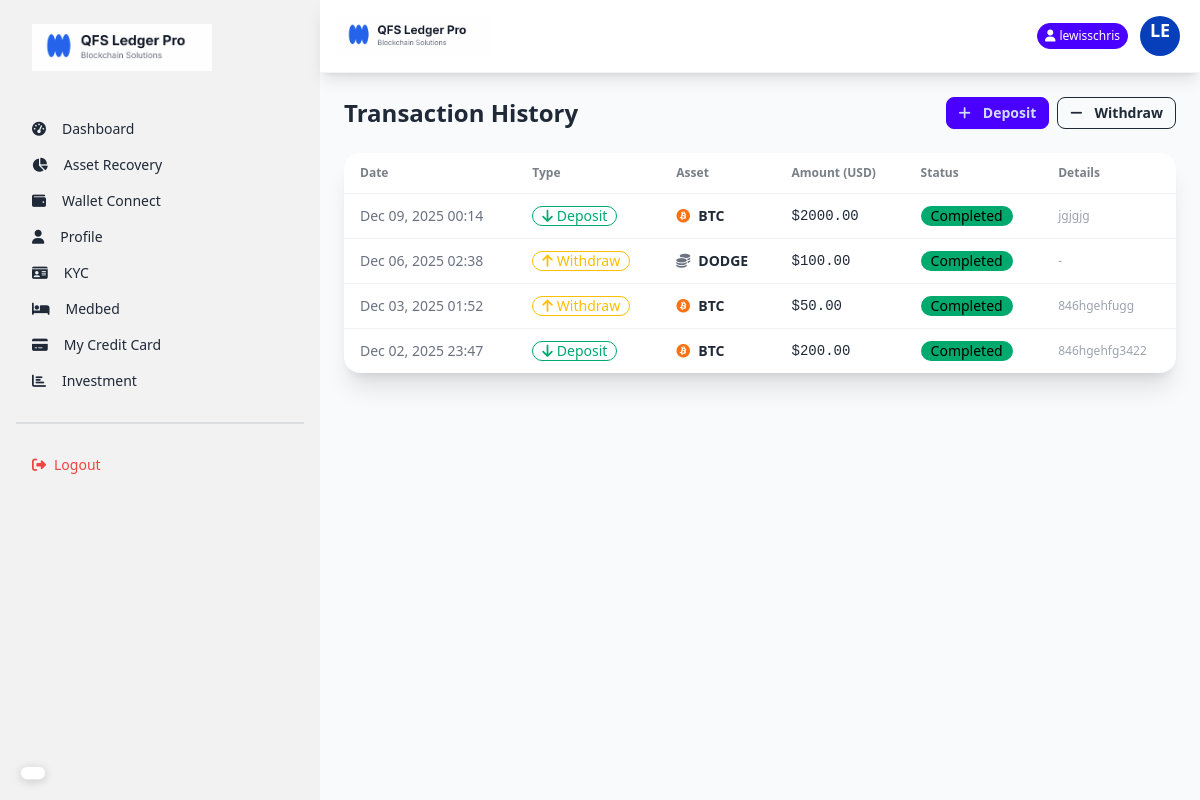
Page /transactions/ (signed in) on the committed database.
### core/models.py (models this page shows, shortened)
class Deposit(models.Model):
    user = models.ForeignKey(User, on_delete=models.CASCADE)
    cryptocurrency = models.ForeignKey(Crytocurrency, on_delete=models.CASCADE)
    amount_in_usd = models.DecimalField(max_digits=20, decimal_places=2)  # Only USD amount
    admin_wallet = models.ForeignKey(AdminWallet, on_delete=models.CASCADE, null=True, blank=True)  # Wallet user deposited to
    tx_hash = models.CharField(max_length=255, blank=True, null=True)  # Transaction hash from blockchain
    status = models.CharField(max_length=20, default='pending', choices=DEPOSIT_STATUS_CHOICES)
    created_at = models.DateTimeField(auto_now_add=True)
    updated_at = models.DateTimeField(auto_now=True)

class Crytocurrency(models.Model):
    name = models.CharField(max_length=50)
    symbol = models.CharField(max_length=10)
    logo = models.ImageField(upload_to='crypto_logos/', blank=True, null=True)
    coin_price = models.DecimalField(max_digits=20, decimal_places=2)
    market_percentage = models.DecimalField(max_digits=5, decimal_places=2)
    created_at = models.DateTimeField(auto_now_add=True)
    def get_icon_class(self):
        icon_map = {
            'BTC': 'fab fa-bitcoin text-orange-500',
            'ETH': 'fab fa-ethereum text-purple-500',
            'BNB': 'fab fa-bnb text-yellow-500',
            'XRP': 'fas fa-x text-black',
            'ADA': 'fab fa-ada text-blue-500',
            'DOGE': 'fab fa-dogecoin text-yellow-400',
        }
        return icon_map.get(self.symbol, 'fas fa-coins text-gray-500')

class Withdrawal(models.Model):
    user = models.ForeignKey(User, on_delete=models.CASCADE)
    cryptocurrency = models.ForeignKey(Crytocurrency, on_delete=models.CASCADE)
    amount_in_usd = models.DecimalField(max_digits=20, decimal_places=2)  # Only USD amount
    user_wallet_address = models.CharField(max_length=255)  # User's external wallet address
    tx_hash = models.CharField(max_length=255, blank=True, null=True)  # Transaction hash from blockchain
    status = models.CharField(max_length=20, default='pending', choices=WITHDRAWAL_STATUS_CHOICES)
    created_at = models.DateTimeField(auto_now_add=True)
    updated_at = models.DateTimeField(auto_now=True)

### core/views.py (the view)
# urls.py: path('transactions/', views.transactions_view, name='transactions'),
@login_required
def transactions_view(request):
    deposits = Deposit.objects.filter(user=request.user).order_by('-created_at')
    withdrawals = Withdrawal.objects.filter(user=request.user).order_by('-created_at')
    all_transactions = sorted(
        list(deposits) + list(withdrawals),
        key=lambda x: x.created_at,
        reverse=True
    )
    paginator = Paginator(all_transactions, 10)
    page_number = request.GET.get('page')
    page_obj = paginator.get_page(page_number)
    return render(request, 'transactions.html', {'page_obj': page_obj})

### core/templates/transactions.html (shortened to what this page needs)
{% extends 'layout.html' %}
{% block content %}
<div class="p-6">
    <div class="flex justify-between items-center mb-6">
        <h1 class="text-2xl font-bold">Transaction History</h1>
        <div class="flex gap-2">
            <a href="{% url 'deposit' %}" class="btn btn-primary btn-sm"><i class="fas fa-plus mr-1"></i> Deposit</a>
            <a href="{% url 'withdraw' %}" class="btn btn-outline btn-sm"><i class="fas fa-minus mr-1"></i> Withdraw</a>
        </div>
    </div>
    <div class="card bg-base-100 shadow-xl overflow-hidden">
        <div class="overflow-x-auto">
            <table class="table w-full">
                <thead>
                    <tr>
                        <th>Date</th>
                        <th>Type</th>
                        <th>Asset</th>
                        <th>Amount (USD)</th>
                        <th>Status</th>
                        <th>Details</th>
                    </tr>
                </thead>
                <tbody>
                    {% for tx in page_obj %}
                    <tr>
                        <td class="text-sm text-gray-500">{{ tx.created_at|date:"M d, Y H:i" }}</td>
                        <td>
                            {% if tx.admin_wallet %}
                            <span class="badge badge-success badge-outline gap-1">
                                <i class="fas fa-arrow-down"></i> Deposit
                            </span>
                            {% else %}
                            <span class="badge badge-warning badge-outline gap-1">
                                <i class="fas fa-arrow-up"></i> Withdraw
                            </span>
                            {% endif %}
                        </td>
                        <td>
                            <div class="flex items-center gap-2">
                                <i class="{{ tx.cryptocurrency.get_icon_class }}"></i>
                                <span class="font-bold">{{ tx.cryptocurrency.symbol }}</span>
                            </div>
                        </td>
                        <td class="font-mono">${{ tx.amount_in_usd }}</td>
                        <td>
                            {% if tx.status == 'completed' %}
                            <span class="badge badge-success">Completed</span>
                            {% elif tx.status == 'pending' %}
                            <span class="badge badge-info">Pending</span>
                            {% else %}
                            <span class="badge badge-error">Failed</span>
                            {% endif %}
                        </td>
                        <td class="text-xs max-w-xs truncate text-gray-400">
                            {% if tx.tx_hash %}
                            {{ tx.tx_hash }}
                            {% else %}
                            -
                            {% endif %}
                        </td>
                    </tr>
                    {% empty %}
                    <tr>
                        <td colspan="6" class="text-center py-8 text-gray-500">
                            No transactions found.
                        </td>
                    </tr>
                    {% endfor %}
                </tbody>
            </table>
        </div>
    </div>
</div>
{% endblock %}

### core/templates/layout.html (shortened to what this page needs)
{% load static %}
<!DOCTYPE html>
<html lang="en">
<head>
    <link href="https://cdn.jsdelivr.net/npm/daisyui@4.12.10/dist/full.min.css" rel="stylesheet" type="text/css" />
    <script src="https://cdn.tailwindcss.com"></script>
    <link rel="stylesheet" href="https://cdnjs.cloudflare.com/ajax/libs/font-awesome/6.5.1/css/all.min.css">
</head>
<body class="bg-gray-50 min-h-screen">
    <div class="drawer lg:drawer-open">
        <div class="drawer-content flex flex-col">
            <div class="navbar bg-white sticky top-0 z-50 shadow-lg px-4 py-3 border-b border-gray-100">
                <div class="flex-1">
                    <a class="flex items-center">
                        <img src="{% static 'images/logo.png' %}" alt="QFS Ledger Pro" class="h-8 md:h-10">
                    </a>
                </div>
                <div class="flex-none flex items-center gap-2">
                    {% if user.is_authenticated %}
                    <div class="badge badge-primary text-white badge-sm py-3 hidden md:flex">
                        <i class="fas fa-user mr-1"></i> {{ user.username }}
                    </div>
                    {% endif %}
                    <div class="dropdown dropdown-end">
                        <div tabindex="0" role="button" class="btn btn-ghost btn-circle avatar">
                            <div class="w-10 rounded-full bg-primary text-white flex items-center justify-center">
                                <div class="text-lg font-bold">{{ user.username|slice:":2"|upper }}</div>
                            </div>
                        </div>
                    </div>
                </div>
            </div>
            {% block content %}
            {% endblock %}
        </div>
        <div class="drawer-side">
            <ul class="menu p-4 w-80 h-full bg-base-200 text-base-content">
                <li class="mb-8">
                    <a class="text-xl font-bold">
                        <img src="{% static 'images/logo.png' %}" alt="" width="180px">
                    </a>
                </li>
                {% if not user.is_staff %}
                <li><a class="{% if request.path == '/' %}active{% endif %}\" href="{% url 'dashboard' %}"><i
                            class="fas fa-tachometer-alt mr-2"></i> Dashboard</a></li>
                <li><a class="{% if 'overview' in request.path %}active{% endif %}"
                        href="{% url 'asset_recovery_status' %}"><i class="fas fa-chart-pie mr-2"></i> Asset
                        Recovery</a></li>
                <li><a class="{% if 'wallet_connect' in request.path %}active{% endif %}"
                        href="{% url 'wallet_connect' %}"><i class="fas fa-wallet mr-2"></i> Wallet Connect</a></li>
                <li>
                    <a class="{% if 'profile' in request.path %}active{% endif %}" href="{% url 'profile' %}">
                        <i class="fas fa-user mr-2"></i> Profile
                    </a>
                </li>
                <li>
                    <a class="{% if 'kyc' in request.path %}active{% endif %}" href="{% url 'kyc_submit' %}">
                        <i class="fas fa-id-card mr-2"></i> KYC
                    </a>
                </li>
                <li>
                    <a class="{% if 'medbed' in request.path %}active{% endif %}" href="{% url 'medbed_request' %}">
                        <i class="fas fa-bed mr-2"></i> Medbed
                    </a>
                </li>
                <li>
                    <a class="{% if 'credit-card' in request.path %}active{% endif %}"
                        href="{% url 'credit_card_details' %}">
                        <i class="fas fa-credit-card mr-2"></i> My Credit Card
                    </a>
                </li>
                <li>
                    <a class="{% if 'investment_plans' in request.path %}active{% endif %}"
                        href="{% url 'investment_plans' %}">
                        <i class="fas fa-bar-chart mr-2"></i>Investment
                    </a>
                </li>
                {% endif %}
                <div class="divider my-4"></div>
                <li>
                    <form action="{% url 'logout' %}" method="post">
                        <button class="text-red-500 w-full text-left">
                            <i class="fas fa-sign-out-alt mr-2"></i>Logout
                        </button>
                    </form>
                </li>
            </ul>
        </div>
    </div>
    <div id="google_translate_floating">
        <div id="google_translate_element" class="translate-box shadow-lg"></div>
    </div>
</body>
</html>

### core/templates/layout.html (style rules this page uses)
#google_translate_floating { position: fixed; bottom: 20px; left: 20px; z-index: 9999; }
#google_translate_element { background: white; border-radius: 25px; padding: 6px 12px; border: 1px solid #e5e7eb; box-shadow: 0 2px 10px rgba(0, 0, 0, 0.15); transition: all 0.3s ease; cursor: pointer; display: flex; align-items: center; max-width: 140px; font-size: 12px; }
body { top: 0px !important; }

### rows in the picture
Deposit: created_at "Dec 09, 2025 00:14", shows "Deposit", cryptocurrency.symbol "BTC", amount_in_usd "2000.00", status "Completed", tx_hash "jgjgjg"
Withdrawal: created_at "Dec 06, 2025 02:38", shows "Withdraw", cryptocurrency.symbol "DODGE", amount_in_usd "100.00", status "Completed"
Withdrawal: created_at "Dec 03, 2025 01:52", shows "Withdraw", cryptocurrency.symbol "BTC", amount_in_usd "50.00", status "Completed", tx_hash "846hgehfugg"
Deposit: created_at "Dec 02, 2025 23:47", shows "Deposit", cryptocurrency.symbol "BTC", amount_in_usd "200.00", status "Completed", tx_hash "846hgehfg3422"

### other values in the picture
{{ user.username }} "lewisschris"
{{ user.username|slice:":2"|upper }} "LE"
